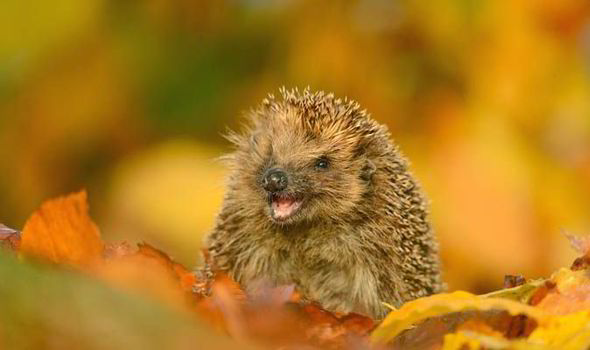
#> input picture Lab 10/Lab 10/hedge.jpg, 590 x 350 px
$ python lab10.py
#> lines starting #> are read from the running program, lines starting #| are printed output that depends on the picture; after the words box and inside, x2 and y2 are one past the last pixel; in counts of white or black regions, pixels touching at a corner belong together
import cv2
import numpy as np
from matplotlib import pyplot as plt

nrows = 1
ncols = 5

img = cv2.imread('hedge.jpg',)
#> img is the input picture: shape (350, 590, 3); mean B, G, R 29.5, 122.1, 173.2
gray = cv2.cvtColor(img, cv2.COLOR_BGR2GRAY)
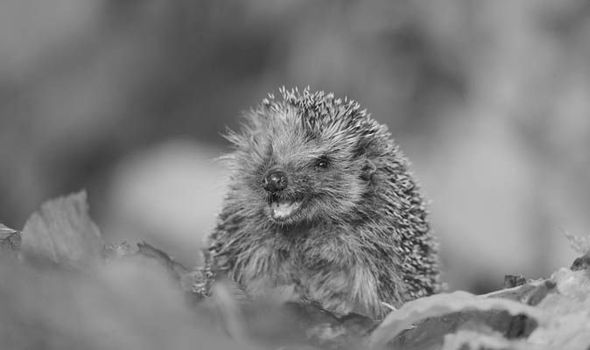
#> gray: shape (350, 590); min 7, max 237, mean 126.8

# First Image Read IN to Column 1
plt.subplot(nrows, ncols, 1), plt.imshow(
    cv2.cvtColor(img, cv2.COLOR_BGR2RGB), cmap='gray')
plt.title('Original'), plt.xticks([]), plt.yticks([])

# Second Image <GrayScale> Read into Column 2
plt.subplot(nrows, ncols, 2), plt.imshow(gray, cmap='gray')
plt.title('GrayScale'), plt.xticks([]), plt.yticks([])

imgHarris = img.copy()
dst = cv2.cornerHarris(gray,2,3,0.04)
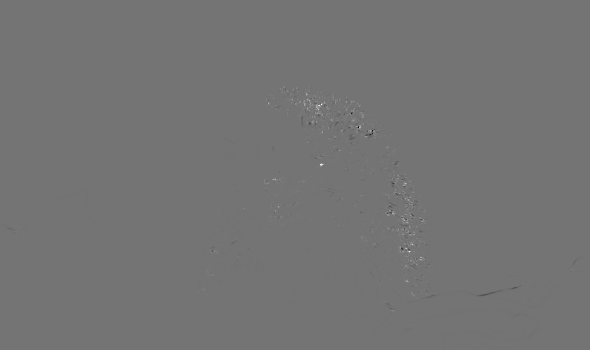
#> dst: shape (350, 590) float32; min -0.00386, max 0.00463, mean 2.67e-06; drawn with min black and max white

threshold = 0.3; #number between 0 and 1
for i in range(len(dst)):
 for j in range(len(dst[i])):
    if dst[i][j] > (threshold*dst.max()):
        cv2.circle(imgHarris,(j,i),3,(220, 22, 189),-1)
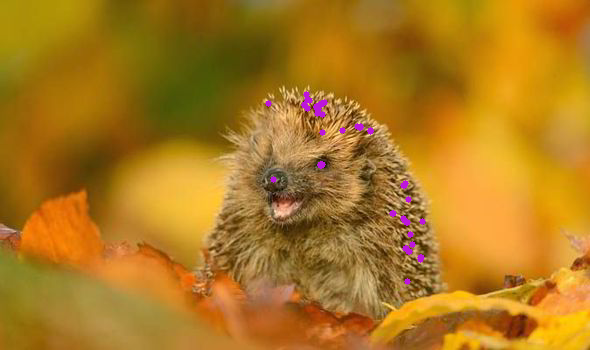
#> imgHarris: shape (350, 590, 3); 0.46% of pixels changed, all inside (x1, y1, x2, y2) = (265, 91, 426, 285)


# Third Image <Image Harris> Read into Column 2
plt.subplot(nrows, ncols, 3), plt.imshow(cv2.cvtColor(imgHarris, cv2.COLOR_BGR2RGB), cmap='gray')
plt.title('Image Harris'), plt.xticks([]), plt.yticks([])


imgShiTomasi = img.copy()
corners = cv2.goodFeaturesToTrack(gray,100,0.01,10)
#> corners = 100 rows, first 8: [320, 164], [319, 105], [420, 259], [408, 251], [404, 220], [268, 102], [359, 125], [406, 280]
for i in corners:
    x,y = i.ravel()
    cv2.circle(imgShiTomasi,(x,y),3,(0, 215, 255),-1)
#> this loop made 100 passes
#> (x, y) on passes 1 to 12: (320, 164), (319, 105), (420, 259), (408, 251), (404, 220), (268, 102), (359, 125), (406, 280), (392, 213), (362, 115), (423, 220), (309, 101)
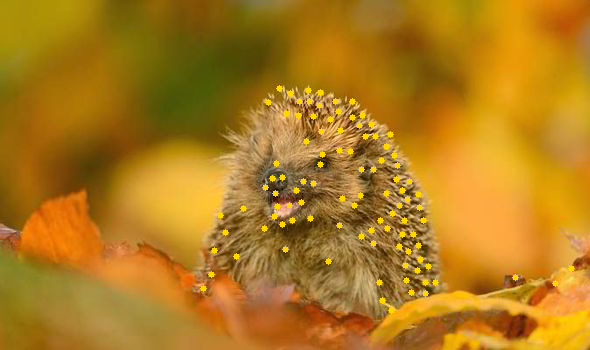
#> imgShiTomasi: shape (350, 590, 3); 1.4% of pixels changed, all inside (x1, y1, x2, y2) = (200, 85, 575, 314)


# Fourth Image <ShiTomasi> Read into Column 2
plt.subplot(nrows, ncols, 4), plt.imshow(cv2.cvtColor(imgShiTomasi, cv2.COLOR_BGR2RGB), cmap='gray')
plt.title('Shi Tomasi GFFT'), plt.xticks([]), plt.yticks([])


#Initiate SIFT detector
sift = cv2.xfeatures2d.SIFT_create(50)
(kps, descs) = sift.detectAndCompute(gray, None)
#> kps = 50 keypoints; strongest (x, y, size): (408, 250, 2), (320, 105, 1.9), (372, 131, 1.9), (358, 128, 2.2)
print("# kps: {}, descriptors: {}".format(len(kps), descs.shape))
#| # kps: 50, descriptors: (50, 128)
#Draw keypoints
imgSift = cv2.drawKeypoints(img,kps,outImage=None,color=(200,80,40),flags=4)


# Fifth Image <Sift>
plt.subplot(nrows, ncols, 5), plt.imshow(cv2.cvtColor(imgSift, cv2.COLOR_BGR2RGB), cmap='gray')
plt.title('Sift'), plt.xticks([]), plt.yticks([])

plt.show()
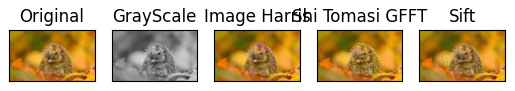
#> figure drawn by matplotlib, 5 panels
